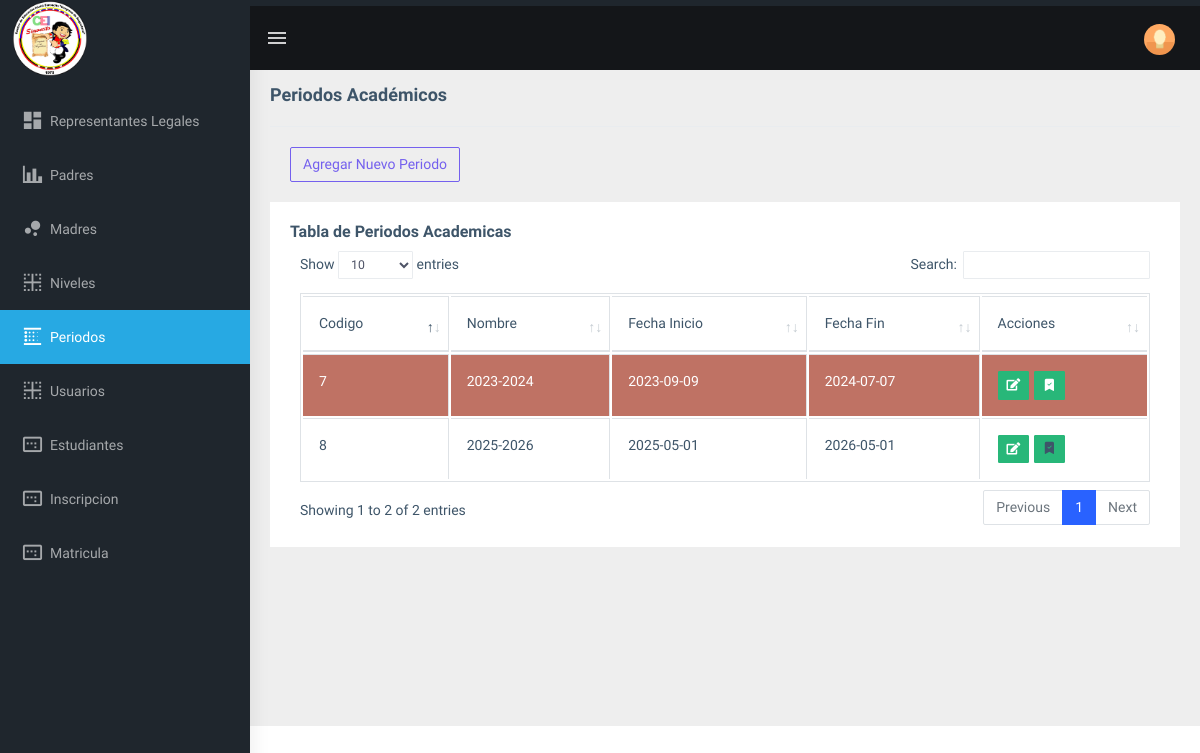
The app's page /admin/periodos.php (signed in), older data.
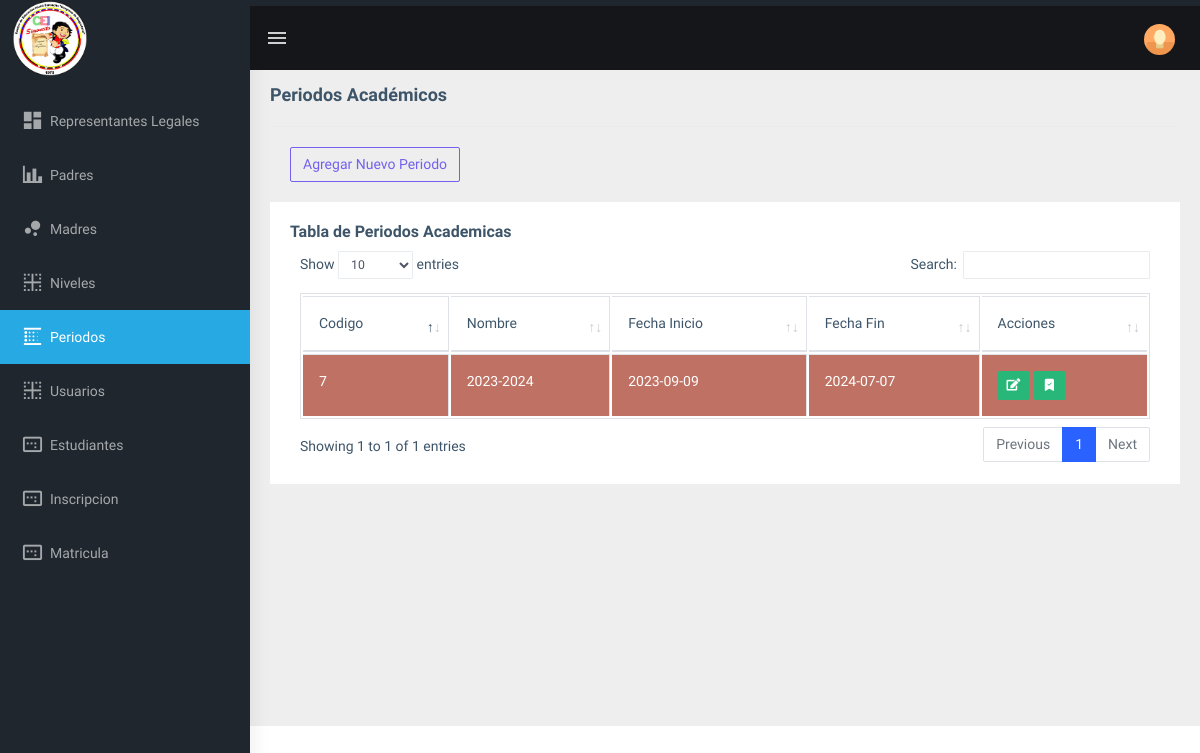
The same page, newer data.
### tables this page shows
CREATE TABLE `periodo_academico` (
  `codigo_periodo` int(3) NOT NULL,
  `nombre` varchar(30) NOT NULL,
  `fecha_inicio` date NOT NULL,
  `fecha_fin` date NOT NULL,
  `actual` int(11) NOT NULL DEFAULT 0
);

### admin/periodos.php (the view, shortened to what this page needs)
<!DOCTYPE html>
<html dir="ltr" lang="en">
<head>
    <link href="../assets/libs/flot/css/float-chart.css" rel="stylesheet">
    <link rel="stylesheet" type="text/css" href="../assets/extra-libs/multicheck/multicheck.css">
    <link rel="stylesheet" href="https://cdn.jsdelivr.net/npm/bootstrap-icons@1.11.3/font/bootstrap-icons.min.css">
    <link href="../assets/libs/datatables.net-bs4/css/dataTables.bootstrap4.css" rel="stylesheet">
    <link href="../dist/css/style.min.css" rel="stylesheet">
    <link href="css/formulario.css" rel="stylesheet">
    <link rel="stylesheet" href="css/periodo_actual.css">
    <link rel="stylesheet" href="../assets/libs/sweetAlerts2/sweetalert2.css">
</head>
<body>
    <?php
    include 'includes/navbar.php';
    include '../php/conexion.php';
    $sentencia = ("SELECT * FROM periodo_academico");
    $mostrar = mysqli_query($conexion, $sentencia);
    ?>
    <div class="page-wrapper">
        <div class="page-breadcrumb">
            <div class="row">
                <div class="col-12 d-flex no-block align-items-center">
                    <h4 class="page-title">Periodos Académicos</h4>
                </div>
            </div>
        </div>
        <div class="container-fluid">
            <div class="row">
                <div class="col-md-12">
                    <div class="border-top">
                        <div class="card-body">
                            <a href="acciones/agregar_periodos.php" type="button" class="btn btn-outline-primary">Agregar Nuevo Periodo</a>
                        </div>
                    </div>
                    <div class="card">
                        <div class="card-body">
                            <h5 class="card-title">Tabla de Periodos Academicas</h5>
                            <div class="table-responsive">
                                <table id="zero_config" class="table table-striped table-bordered">
                                    <thead>
                                        <tr>
                                            <th>Codigo</th>
                                            <th>Nombre</th>
                                            <th>Fecha Inicio</th>
                                            <th>Fecha Fin</th>
                                            <th>Acciones</th>
                                        </tr>
                                    </thead>
                                    <tbody id="table">
                                        <?php
                                        while ($r = mysqli_fetch_array($mostrar)) {
                                        ?>
                                            <tr <?php echo $r['actual'] == 1 ? "id='periodo_actual'" : ""; ?>>
                                                <th><?php echo $r['codigo_periodo'] ?></th>
                                                <th><?php echo $r['nombre'] ?></th>
                                                <th><?php echo $r['fecha_inicio'] ?></th>
                                                <th><?php echo $r['fecha_fin'] ?></th>
                                                <th><?php echo "<a class='btn btn-success btn-sm'href='acciones/editar_periodo.php?id=" . $r['codigo_periodo'] . "'><i class='fa fa-edit'></i></a>";
                                                echo "<a class='btn btn-success btn-sm' style='margin-left:5px;'";
                                                echo ($r['actual'] == 0)? "onclick='set_periodo(" . $r['codigo_periodo'] . ")'": "";
                                                echo "><i class='bi bi-bookmark-check-fill'></i></a>"; ?>
                                                </th>
                                            </tr>
                                        <?php
                                        }
                                        ?>
                                    </tbody>
                                </table>
                            </div>
                        </div>
                    </div>
                </div>
            </div>
        </div>
</body>
</html>

Row changes from the older to the newer data that the page shows:
removed periodo_academico: codigo_periodo "8", nombre "2025-2026", fecha_inicio "2025-05-01", fecha_fin "2026-05-01", actual 0 (drawn)
Text that changed along with them:
text written by a page script: "Show entries Search: Showing 1 to 2 of 2 entries Previous 1 Next" → "Show entries Search: Showing 1 to 1 of 1 entries Previous 1 Next"
